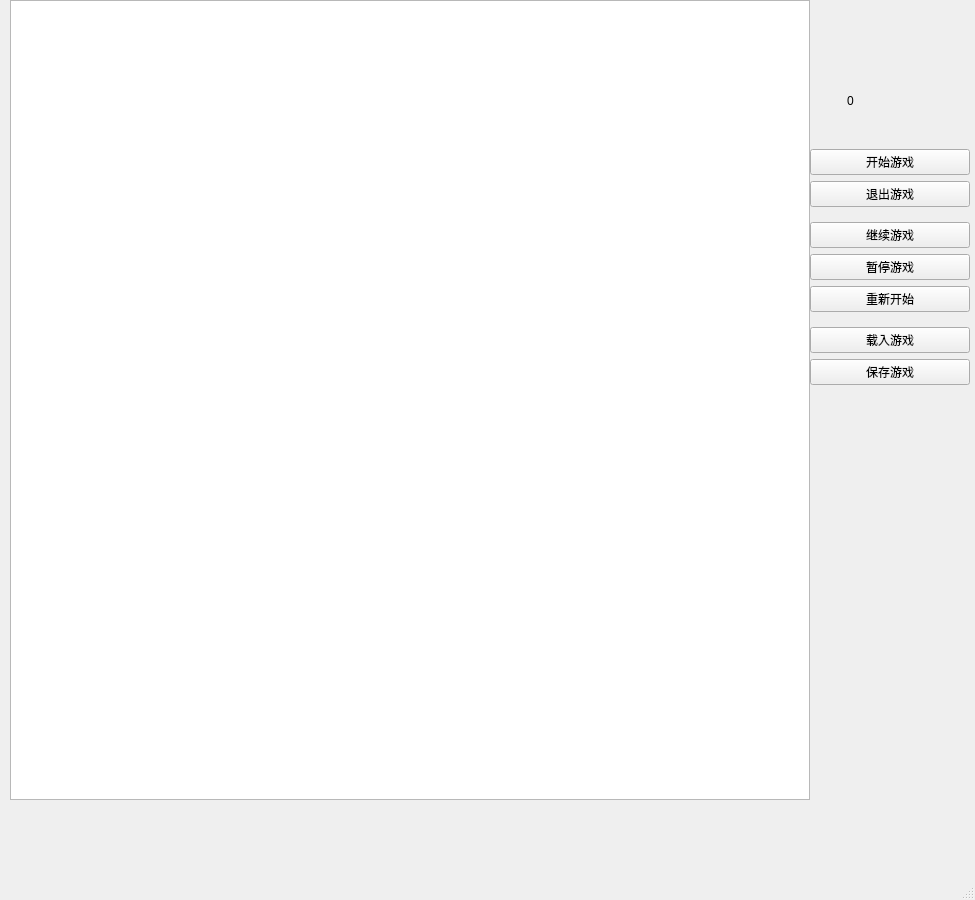
<?xml version="1.0" encoding="UTF-8"?>
<ui version="4.0">
 <class>MainWindow</class>
 <widget class="QMainWindow" name="MainWindow">
  <property name="geometry">
   <rect>
    <x>0</x>
    <y>0</y>
    <width>975</width>
    <height>900</height>
   </rect>
  </property>
  <property name="windowTitle">
   <string>MainWindow</string>
  </property>
  <widget class="QWidget" name="centralwidget">
   <widget class="QGraphicsView" name="graphicsView">
    <property name="geometry">
     <rect>
      <x>10</x>
      <y>0</y>
      <width>800</width>
      <height>800</height>
     </rect>
    </property>
   </widget>
   <widget class="QLabel" name="timeDisplay">
    <property name="geometry">
     <rect>
      <x>820</x>
      <y>70</y>
      <width>61</width>
      <height>61</height>
     </rect>
    </property>
    <property name="text">
     <string>0</string>
    </property>
    <property name="alignment">
     <set>Qt::AlignCenter</set>
    </property>
   </widget>
   <widget class="QWidget" name="verticalLayoutWidget">
    <property name="geometry">
     <rect>
      <x>810</x>
      <y>140</y>
      <width>160</width>
      <height>254</height>
     </rect>
    </property>
    <layout class="QVBoxLayout" name="verticalLayout_4">
     <item>
      <layout class="QVBoxLayout" name="verticalLayout">
       <item>
        <widget class="QPushButton" name="startButton">
         <property name="text">
          <string>开始游戏</string>
         </property>
        </widget>
       </item>
       <item>
        <widget class="QPushButton" name="quitButton">
         <property name="text">
          <string>退出游戏</string>
         </property>
        </widget>
       </item>
      </layout>
     </item>
     <item>
      <layout class="QVBoxLayout" name="verticalLayout_2">
       <item>
        <widget class="QPushButton" name="continueButton">
         <property name="text">
          <string>继续游戏</string>
         </property>
        </widget>
       </item>
       <item>
        <widget class="QPushButton" name="pauseButton">
         <property name="enabled">
          <bool>true</bool>
         </property>
         <property name="text">
          <string>暂停游戏</string>
         </property>
        </widget>
       </item>
       <item>
        <widget class="QPushButton" name="restartButton">
         <property name="text">
          <string>重新开始</string>
         </property>
        </widget>
       </item>
      </layout>
     </item>
     <item>
      <layout class="QVBoxLayout" name="verticalLayout_3">
       <item>
        <widget class="QPushButton" name="loadButton">
         <property name="text">
          <string>载入游戏</string>
         </property>
        </widget>
       </item>
       <item>
        <widget class="QPushButton" name="saveButton">
         <property name="text">
          <string>保存游戏</string>
         </property>
        </widget>
       </item>
      </layout>
     </item>
    </layout>
   </widget>
  </widget>
  <widget class="QMenuBar" name="menubar">
   <property name="geometry">
    <rect>
     <x>0</x>
     <y>0</y>
     <width>975</width>
     <height>22</height>
    </rect>
   </property>
  </widget>
  <widget class="QStatusBar" name="statusbar"/>
 </widget>
 <resources/>
 <connections/>
</ui>
